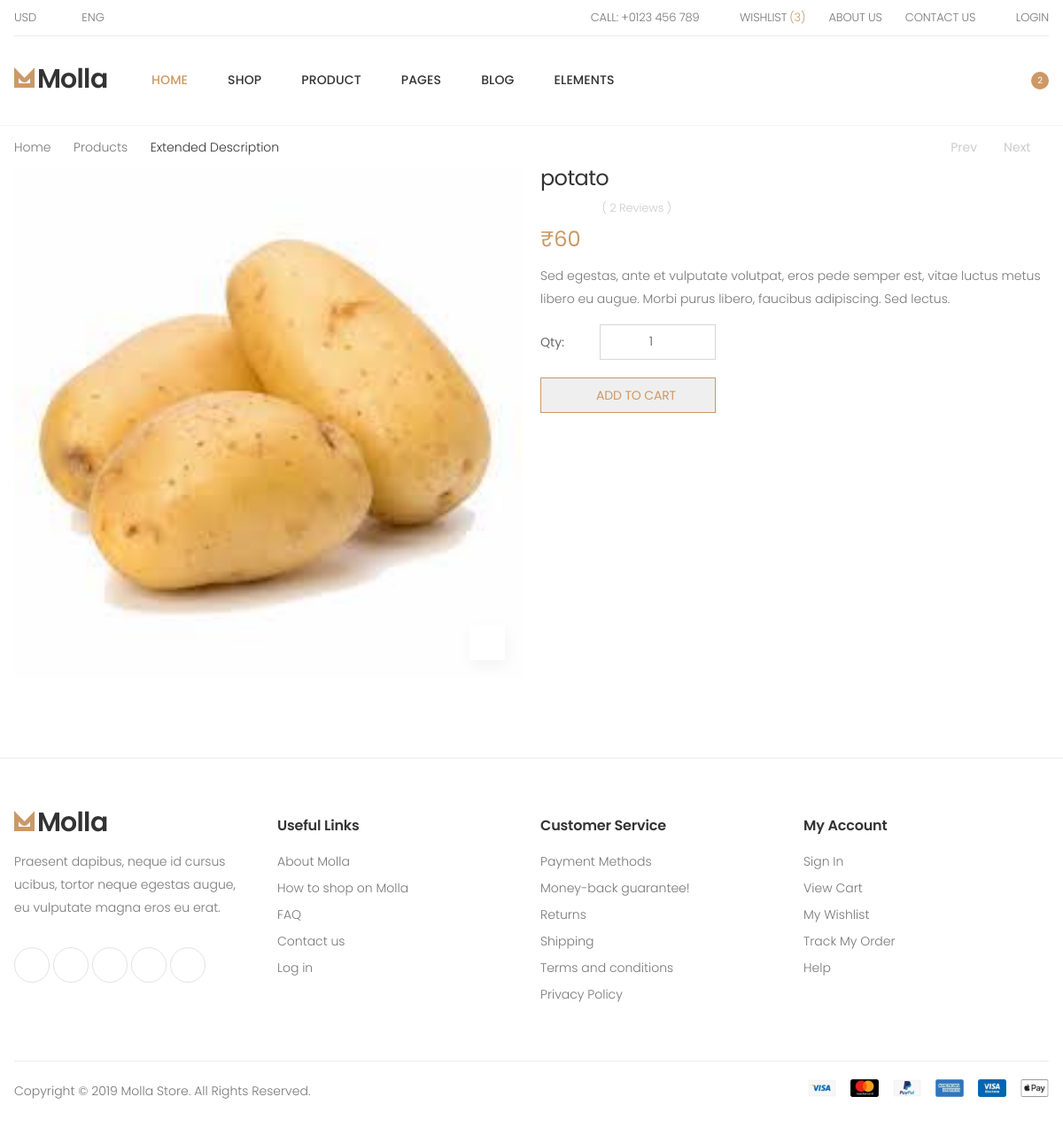
The app's page /prodetail/1/ with its own data.
### myapp/models.py (models this page shows)
class Addproduct(models.Model):
    productimg=models.ImageField(upload_to='images/')
    addcategory=models.CharField(max_length=15)
    productname=models.CharField(max_length=25)
    productprice=models.IntegerField()
    productquantity=models.IntegerField()

### myapp/views.py (the view, shortened to what this page needs)
# urls.py: path('prodetail/<int:id>/',views.Prodetail),
def Prodetail(request,id):
    prec = Addproduct.objects.filter(id=id)
    for j in prec:
        p=j.productname
        pr=j.productprice
    sav = sales.objects.aggregate(sav=Coalesce(Max('salesno'),Value(0)))['sav']
    orderno=int(sav)+1
    st=tCart.objects.aggregate(st=Coalesce(Max('serialno'),Value(0)))['st']
    cartno=int(st)+1
    return render(request, "productdetail.html",{"prec":prec})

### myapp/templates/productdetail.html (shortened to what this page needs)
{% load static %}
<!DOCTYPE html>
<html lang="en">
<head>
    <link rel="stylesheet" href="{% static 'assets/css/bootstrap.min.css' %}">
    <link rel="stylesheet" href="{% static 'assets/css/plugins/owl-carousel/owl.carousel.css' %}">
    <link rel="stylesheet" href="{% static 'assets/css/plugins/magnific-popup/magnific-popup.css' %}">
    <link rel="stylesheet" href="{% static 'assets/css/style.css' %}">
    <link rel="stylesheet" href="{% static 'assets/css/plugins/nouislider/nouislider.css' %}">
</head>
<body>
    <div class="page-wrapper">
        <header class="header">
            <div class="header-top">
                <div class="container">
                    <div class="header-left">
                        <div class="header-dropdown">
                            <a href="#">Usd</a>
                        </div>
                        <div class="header-dropdown">
                            <a href="#">Eng</a>
                        </div>
                    </div>
                    <div class="header-right">
                        <ul class="top-menu">
                            <li>
                                <ul>
                                    <li><a href="tel:#"><i class="icon-phone"></i>Call: +0123 456 789</a></li>
                                    <li><a href="wishlist.html"><i class="icon-heart-o"></i>Wishlist <span>(3)</span></a></li>
                                    <li><a href="about.html">About Us</a></li>
                                    <li><a href="contact.html">Contact Us</a></li>
                                    <li><a href="#signin-modal" data-toggle="modal"><i class="icon-user"></i>Login</a></li>
                                </ul>
                            </li>
                        </ul>
                    </div>
                </div>
            </div>
            <div class="header-middle sticky-header">
                <div class="container">
                    <div class="header-left">
                        <a href="index.html" class="logo">
                            <img src="{% static 'assets/images/logo.png' %}" alt="Molla Logo" width="105" height="25">
                        </a>
                        <nav class="main-nav">
                            <ul class="menu sf-arrows">
                                <li class="megamenu-container active">
                                    <a href="index.html" class="sf-with-ul">Home</a>
                                </li>
                                <li>
                                    <a href="category.html" class="sf-with-ul">Shop</a>
                                </li>
                                <li>
                                    <a href="product.html" class="sf-with-ul">Product</a>
                                </li>
                                <li>
                                    <a href="#" class="sf-with-ul">Pages</a>
                                </li>
                                <li>
                                    <a href="blog.html" class="sf-with-ul">Blog</a>
                                </li>
                                <li>
                                    <a href="elements-list.html" class="sf-with-ul">Elements</a>
                                </li>
                            </ul>
                        </nav>
                    </div>
                    <div class="header-right">
                        <div class="header-search">
                            <a href="#" class="search-toggle" role="button" title="Search"><i class="icon-search"></i></a>
                        </div>
                        <div class="dropdown compare-dropdown">
                            <a href="#" class="dropdown-toggle" role="button" data-toggle="dropdown" aria-haspopup="true" aria-expanded="false" data-display="static" title="Compare Products" aria-label="Compare Products">
                                <i class="icon-random"></i>
                            </a>
                        </div>
                        <div class="dropdown cart-dropdown">
                            <a href="#" class="dropdown-toggle" role="button" data-toggle="dropdown" aria-haspopup="true" aria-expanded="false" data-display="static">
                                <i class="icon-shopping-cart"></i>
                                <span class="cart-count">2</span>
                            </a>
                        </div>
                    </div>
                </div>
            </div>
        </header>
        <main class="main">
            <nav aria-label="breadcrumb" class="breadcrumb-nav border-0 mb-0">
                <div class="container d-flex align-items-center">
                    <ol class="breadcrumb">
                        <li class="breadcrumb-item"><a href="index.html">Home</a></li>
                        <li class="breadcrumb-item"><a href="#">Products</a></li>
                        <li class="breadcrumb-item active" aria-current="page">Extended Description</li>
                    </ol>
                    <nav class="product-pager ml-auto" aria-label="Product">
                        <a class="product-pager-link product-pager-prev" href="#" aria-label="Previous" tabindex="-1">
                            <i class="icon-angle-left"></i>
                            <span>Prev</span>
                        </a>
                        <a class="product-pager-link product-pager-next" href="#" aria-label="Next" tabindex="-1">
                            <span>Next</span>
                            <i class="icon-angle-right"></i>
                        </a>
                    </nav>
                </div>
            </nav>
            <form method="post" enctype="multipart/form-data">
            <div class="page-content">
                <div class="container">
                    <div class="product-details-top mb-2">
                        <div class="row">
                            {% for id in prec %}
                            <div class="col-md-6">
                                <div class="product-gallery">
                                    <figure class="product-main-image">
                                        <img id="product-zoom" src="{{id.productimg.url}}" data-zoom-image="assets/images/products/single/extended/3-big.jpg" alt="product image">
                                        <a href="#" id="btn-product-gallery" class="btn-product-gallery">
                                            <i class="icon-arrows"></i>
                                        </a>
                                    </figure>
                                </div>
                            </div>
                            <div class="col-md-6">
                                <div class="product-details">
                                    <h1 class="product-title">{{id.productname}}</h1>
                                    <div class="ratings-container">
                                        <div class="ratings">
                                            <div class="ratings-val" style="width: 80%;"></div>
                                        </div>
                                        <a class="ratings-text" href="#product-review-link" id="review-link">( 2 Reviews )</a>
                                    </div>
                                    <div class="product-price">
                                        ₹{{id.productprice}}
                                    </div>
                                    <div class="product-content">
                                        <p>Sed egestas, ante et vulputate volutpat, eros pede semper est, vitae luctus metus libero eu augue. Morbi purus libero, faucibus adipiscing. Sed lectus. </p>
                                    </div>
                                    <div class="details-filter-row details-row-size">
                                        <label for="qty">Qty:</label>
                                        <div class="product-details-quantity">
                                            <input type="number" id="qty1" name="qty1" class="form-control" value="1" min="1"  max="{{id.productquantity}}" step="1" data-decimals="0" required>
                                        </div>
                                    </div>
                                    <div class="product-details-action">
                                        <button type="submit" class="btn-product btn-cart"><span>add to cart</span></button>
                                    </div>
                                </div>
                            </div>
                            {% endfor %}
                        </div>
                    </div>
                </div>
                </form>
            </div>
        <footer class="footer">
        	<div class="footer-middle">
	            <div class="container">
	            	<div class="row">
	            		<div class="col-sm-6 col-lg-3">
	            			<div class="widget widget-about">
	            				<img src="{% static 'assets/images/logo.png' %}" class="footer-logo" alt="Footer Logo" width="105" height="25">
	            				<p>Praesent dapibus, neque id cursus ucibus, tortor neque egestas augue, eu vulputate magna eros eu erat. </p>
	            				<div class="social-icons">
	            					<a href="#" class="social-icon" target="_blank" title="Facebook"><i class="icon-facebook-f"></i></a>
	            					<a href="#" class="social-icon" target="_blank" title="Twitter"><i class="icon-twitter"></i></a>
	            					<a href="#" class="social-icon" target="_blank" title="Instagram"><i class="icon-instagram"></i></a>
	            					<a href="#" class="social-icon" target="_blank" title="Youtube"><i class="icon-youtube"></i></a>
	            					<a href="#" class="social-icon" target="_blank" title="Pinterest"><i class="icon-pinterest"></i></a>
	            				</div>
	            			</div>
	            		</div>
	            		<div class="col-sm-6 col-lg-3">
	            			<div class="widget">
	            				<h4 class="widget-title">Useful Links</h4>
	            				<ul class="widget-list">
	            					<li><a href="about.html">About Molla</a></li>
	            					<li><a href="#">How to shop on Molla</a></li>
	            					<li><a href="#">FAQ</a></li>
	            					<li><a href="contact.html">Contact us</a></li>
	            					<li><a href="login.html">Log in</a></li>
	            				</ul>
	            			</div>
	            		</div>
	            		<div class="col-sm-6 col-lg-3">
	            			<div class="widget">
	            				<h4 class="widget-title">Customer Service</h4>
	            				<ul class="widget-list">
	            					<li><a href="#">Payment Methods</a></li>
	            					<li><a href="#">Money-back guarantee!</a></li>
	            					<li><a href="#">Returns</a></li>
	            					<li><a href="#">Shipping</a></li>
	            					<li><a href="#">Terms and conditions</a></li>
	            					<li><a href="#">Privacy Policy</a></li>
	            				</ul>
	            			</div>
	            		</div>
	            		<div class="col-sm-6 col-lg-3">
	            			<div class="widget">
	            				<h4 class="widget-title">My Account</h4>
	            				<ul class="widget-list">
	            					<li><a href="#">Sign In</a></li>
	            					<li><a href="cart.html">View Cart</a></li>
	            					<li><a href="#">My Wishlist</a></li>
	            					<li><a href="#">Track My Order</a></li>
	            					<li><a href="#">Help</a></li>
	            				</ul>
	            			</div>
	            		</div>
	            	</div>
	            </div>
	        </div>
	        <div class="footer-bottom">
	        	<div class="container">
	        		<p class="footer-copyright">Copyright © 2019 Molla Store. All Rights Reserved.</p>
	        		<figure class="footer-payments">
	        			<img src="{% static 'assets/images/payments.png' %}" alt="Payment methods" width="272" height="20">
	        		</figure>
	        	</div>
	        </div>
        </footer>
</body>
</html>

### records on screen
Addproduct: productimg (picture), productname "potato", productprice "60"
